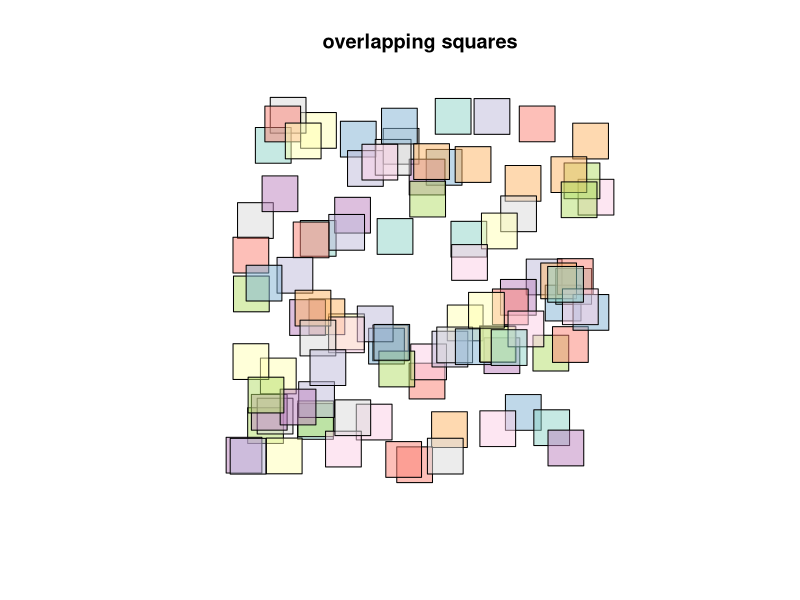
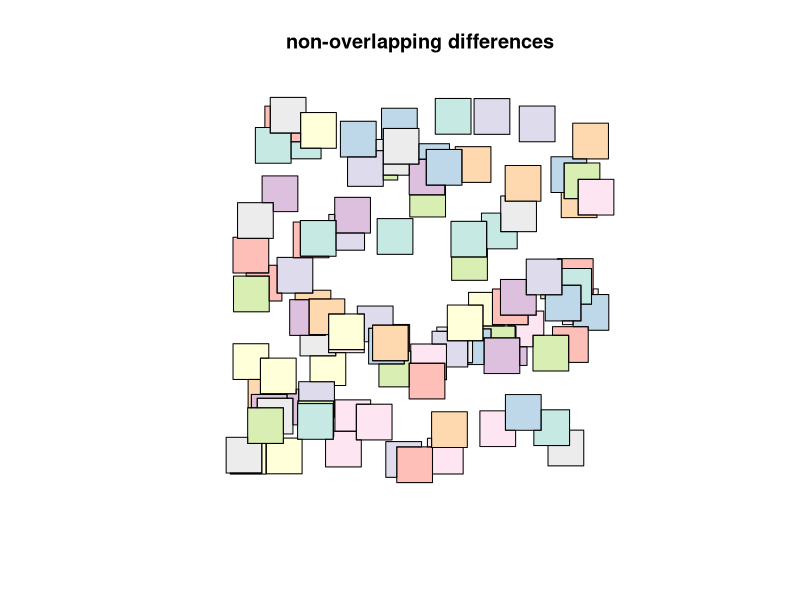
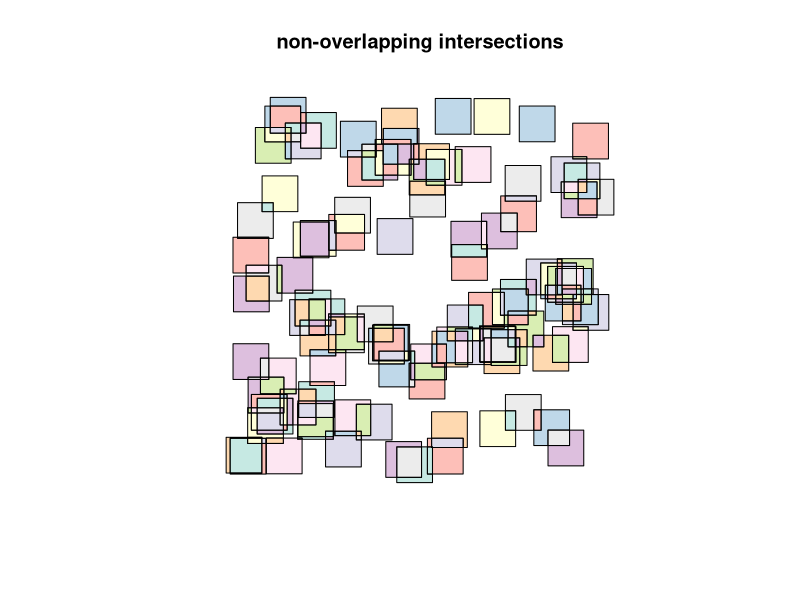
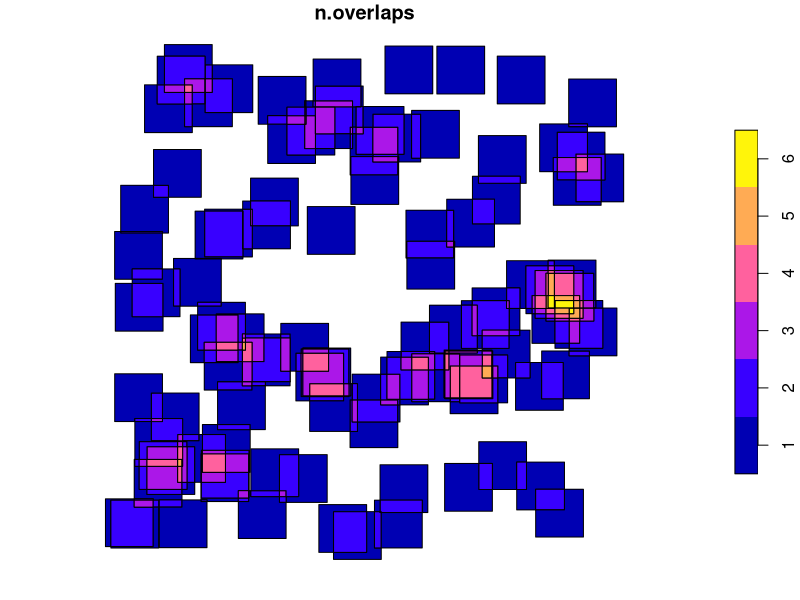
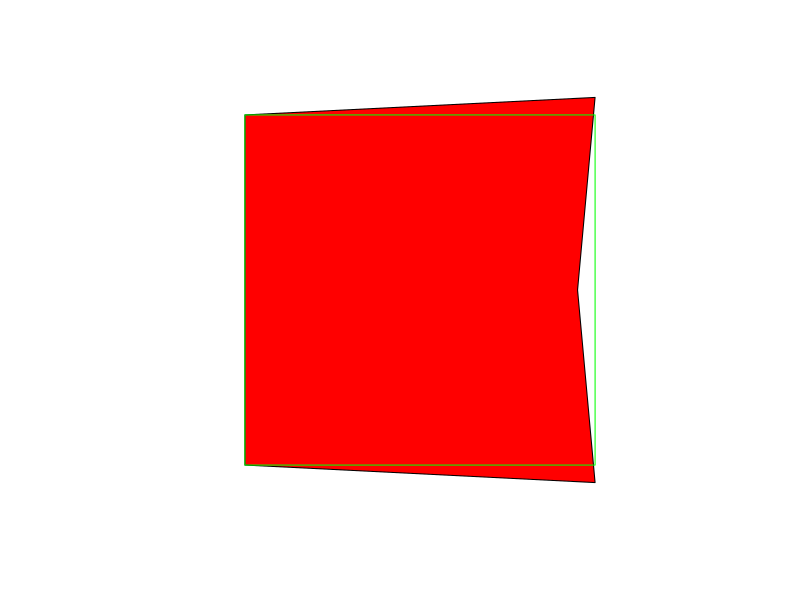
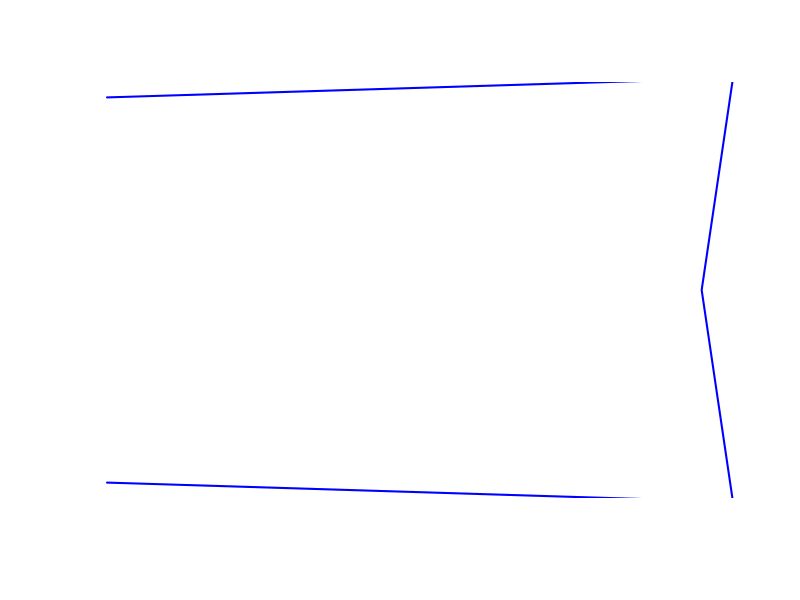

These charts were generated, in order, by the following R code:
set.seed(131)
library(sf)
m = rbind(c(0,0), c(1,0), c(1,1), c(0,1), c(0,0))
p = st_polygon(list(m))
n = 100
l = vector("list", n)
for (i in 1:n) l[[i]] = p + 10 * runif(2)
s = st_sfc(l)
plot(s, col = sf.colors(categorical = TRUE, alpha = .5))
title("overlapping squares")
d = st_difference(s) # sequential differences: s1, s2-s1, s3-s2-s1, ...
plot(d, col = sf.colors(categorical = TRUE, alpha = .5))
title("non-overlapping differences")
i = st_intersection(s) # all intersections
plot(i, col = sf.colors(categorical = TRUE, alpha = .5))
title("non-overlapping intersections")
summary(lengths(st_overlaps(s, s))) # includes self-counts!
summary(lengths(st_overlaps(d, d)))
summary(lengths(st_overlaps(i, i)))
sf = st_sf(s)
i = st_intersection(sf) # all intersections
plot(i["n.overlaps"])#,col=sf.colors(length(i["n.overlaps"]),alpha=0.5))
summary(i$n.overlaps - lengths(i$origins))
# A helper function that erases all of y from x:
st_erase = function(x, y) st_difference(x, st_union(st_combine(y)))
poly = st_polygon(list(cbind(c(0, 0, 1, 1, 0), c(0, 1, 1, 0, 0))))
lines = st_multilinestring(list(
 cbind(c(0, 1), c(1, 1.05)),
 cbind(c(0, 1), c(0, -.05)),
 cbind(c(1, .95, 1), c(1.05, .5, -.05))
))
snapped = st_snap(poly, lines, tolerance=.1)
plot(snapped, col='red')
plot(poly, border='green', add=TRUE)
plot.new()
plot(lines, lwd=2, col='blue', add=TRUE)
